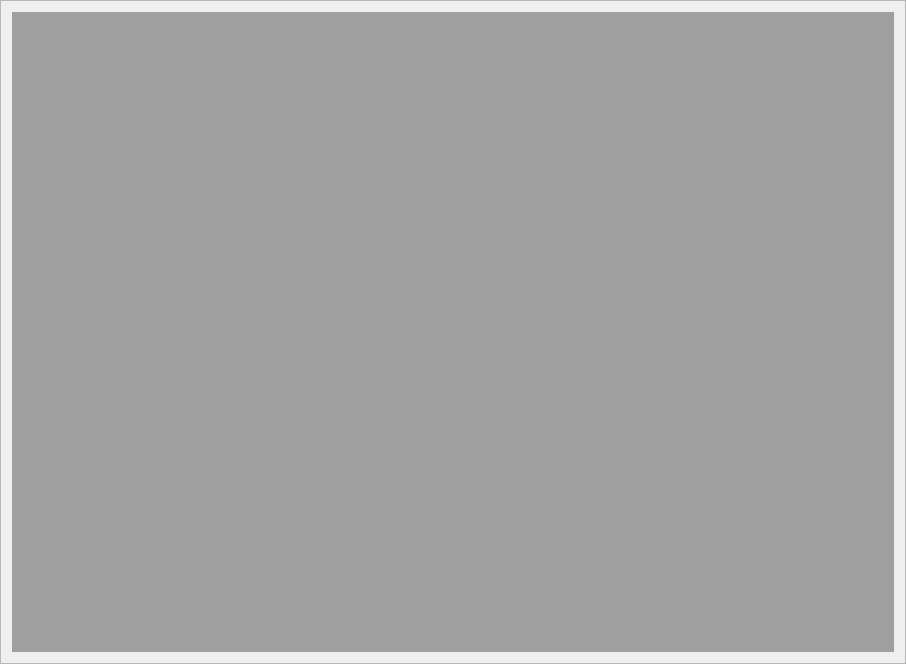
<?xml version="1.0" encoding="UTF-8"?>
<ui version="4.0">
 <class>Frame</class>
 <widget class="QFrame" name="Frame">
  <property name="geometry">
   <rect>
    <x>0</x>
    <y>0</y>
    <width>906</width>
    <height>664</height>
   </rect>
  </property>
  <property name="windowTitle">
   <string>Frame</string>
  </property>
  <property name="frameShape">
   <enum>QFrame::StyledPanel</enum>
  </property>
  <property name="frameShadow">
   <enum>QFrame::Raised</enum>
  </property>
  <layout class="QGridLayout" name="gridLayout_3">
   <item row="0" column="0">
    <widget class="QMdiArea" name="mdiArea"/>
   </item>
  </layout>
 </widget>
 <resources>
  <include location="../VSOP.qrc"/>
 </resources>
 <connections/>
</ui>
